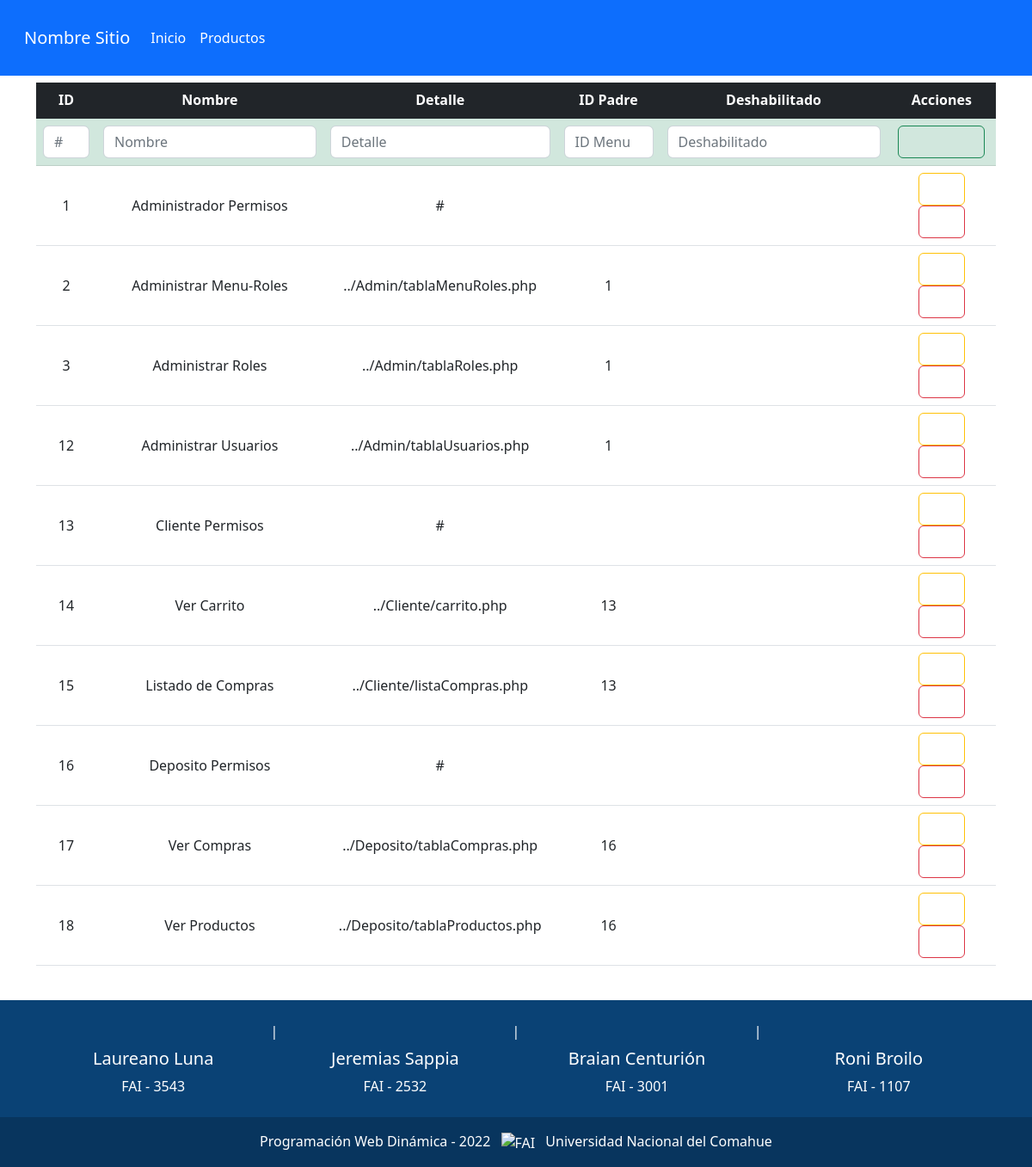
The app's page /Vista/Admin/tablaMenuRoles.php (signed in) with its own data.
### tables this page shows
CREATE TABLE `menu` (
  `idmenu` bigint(20) NOT NULL,
  `menombre` varchar(50) NOT NULL COMMENT 'Nombre del item del menu',
  `medescripcion` varchar(124) NOT NULL COMMENT 'Descripcion mas detallada del item del menu',
  `idpadre` bigint(20) DEFAULT NULL COMMENT 'Referencia al id del menu que es subitem',
  `medeshabilitado` timestamp NULL DEFAULT current_timestamp() COMMENT 'Fecha en la que el menu fue deshabilitado por ultima vez'
);

### Utiles/funciones.php (called while the page is built, shortened)
<?php
spl_autoload_register(function ($clase) {
    $directorys = array(
        $GLOBALS['ROOT'].'Modelo/',
        $GLOBALS['ROOT'].'Modelo/conector/',
        $GLOBALS['ROOT'].'Control/',
    );
});

### Control/Session.php (called while the page is built, shortened)
<?php
class Session
{
    public function __construct()
    {
        if (!session_start()) {
            return false;
        } else {
            return true;
        }
    }
    public function esAdmin()
    {
        $resp = false;
        return $resp;
    }
}

### Modelo/conector/BaseDatos.php (called while the page is built, shortened)
<?php
class BaseDatos extends PDO {
private $conec;
private $indice;
private $resultado;
public function __construct() {
    $this->indice = 0;
    try {
        $this->conec = true;
    } catch (PDOException $error) {
        $this->sql = $error->getMessage();
        $this->conec = false;
    }
}
public function Iniciar() {
    return $this->getConec();
}
public function getConec() {
    return $this->conec;
}
private function setIndice($valor) {
    $this->indice = $valor;
}
private function getIndice() {
    return $this->indice;
}
private function setResultado($valor) {
    $this->resultado = $valor;
}
private function getResultado() {
    return $this->resultado;
}
public function setSQL($error) {
    return "\n" . $this->sql = $error;
}
public function Ejecutar($sql) {
    if (stristr($sql, "select")) {
        $resp =  $this->EjecutarSelect($sql);
    }
    return $resp;
}
private function EjecutarSelect($sql) {
    $cant = -1;
    $resultado = parent::query($sql);
    if (!$resultado) {
        $this->analizarDebug();
    } else {
        $arregloResult = $resultado->fetchAll();
        $cant = count($arregloResult);
    }
    return $cant;
}
public function Registro() {
    $filaActual = false;
    $indiceActual = $this->getIndice();
    if ($indiceActual >= 0) {
        $filas = $this->getResultado();
        if ($indiceActual < count($filas)) {
            $filaActual =  $filas[$indiceActual];
        } else {
            $this->setIndice(-1);
        }
    }
    return $filaActual;
}
}
?>

### Modelo/menu.php (called while the page is built, shortened)
<?php
class menu extends BaseDatos{
private $idmenu;
private $menombre;
private $medescripcion;
public function __construct(){
    $this->idmenu="";
    $this->menombre="";
    $this->medescripcion="";
}
public function cargar(){
    $resp = false;
    $sql="SELECT * FROM menu WHERE idmenu = '".$this->getID()."'";
    if ($this->Iniciar()) {
        $res = $this->Ejecutar($sql);
        if($res>-1){
            if($res>0){
                $row = $this->Registro();
                $padre = new menu();
                $padre->setID($row['idpadre']);
                $padre->cargar();
            }
        }
    } else {
        $this->setMensajeOperacion("menu->listar: ".$this->getError());
    }
    return $resp;
}
public function listar($parametro=""){
    $arreglo = array();
    $sql="SELECT * FROM menu ";
    if ($parametro!="") {
        $sql.= "WHERE ".$parametro;
    }
    $res = $this->Ejecutar($sql);
    if($res>-1){
        if($res>0){
            while ($row = $this->Registro()){
                $padre= new menu();
                $padre->setID($row['idpadre']);
                $padre->cargar();
                $padre->setear($row['idmenu'], $row['menombre'], $row['medescripcion'], $padre, $row['medeshabilitado']);
                array_push($arreglo, $padre);
            }
        }
    } else {
        $this->setMensajeOperacion("menu->listar: ".$this->getError());
    }
    return $arreglo;
}
public function getID()
{
return $this->idmenu;
}
public function setID($idmenu)
{
$this->idmenu = $idmenu;
return $this;
}
public function getMeNombre()
{
return $this->menombre;
}
public function setMeNombre($menombre)
{
$this->menombre = $menombre;
return $this;
}
public function getMeDescripcion()
{
return $this->medescripcion;
}
public function setMeDescripcion($medescripcion)
{
$this->medescripcion = $medescripcion;
return $this;
}
public function setObjMenuPadre($newObjMenuPadre)
{
return $this;
}
public function setMeDeshabilitado($medeshabilitado)
{
return $this;
}
}

### Control/abmMenu.php (called while the page is built, shortened)
<?php
class abmMenu
{
    public function buscar($param)
    {
        $where = " true ";
        if ($param <> null) {
            if (isset($param['idpadre'])) {
                $where .= " and idpadre ='" . $param['idpadre'] . "'";
            }
        }
        $objMenu = new menu();
        $arreglo = $objMenu->listar($where);
        return $arreglo;
    }
    public function tieneHijos($idPadre)
    {
        $idArreglo = ['idpadre' => $idPadre];
        $arreglo = $this->buscar($idArreglo);
        $retorno = null;
        if (count($arreglo) <> 0) {
            $retorno = $arreglo;
        }
        return $retorno;
    }
}

### Vista/Admin/tablaMenuRoles.php (the view, shortened to what this page needs)
<?php
include_once '../Estructura/cabecera.php';
if ($sesion->esAdmin()) {
    $mensaje = "No tiene permiso de administrador para acceder a este sitio.";
    echo "<script> window.location.href='../Home/index.php?mensaje=" . urlencode($mensaje) . "'</script>";
} else {
    $obj_ABM_Menu = new abmMenu();
    $arrayMenu = $obj_ABM_Menu->buscar(null);
    if (count($arrayMenu) > 0) { ?>
        <div class="container my-2">
            <div class="table-responsive">
                <table class="table table-hover caption-top align-middle text-center" id="tablaMenu">
                    <thead class="table-dark">
                        <tr>
                            <th width="70">ID</th>
                            <th>Nombre</th>
                            <th>Detalle</th>
                            <th width="120">ID Padre</th>
                            <th>Deshabilitado</th>
                            <th>Acciones</th>
                        </tr>
                    </thead>
                    <tbody class="table-group-divider">
                        <tr class="table-success">
                            <td><input class="form-control" type="number" placeholder="#" readonly></td>
                            <td><input class="form-control" type="text" placeholder="Nombre"></td>
                            <td><input class="form-control" type="text" placeholder="Detalle"></td>
                            <td><input class="form-control" type="number" min=0 placeholder="ID Menu Padre"></td>
                            <td><input class="form-control" type="text" placeholder="Deshabilitado" onlyread></td>
                            <td colspan="2"><a href="#" class="agregar"><button class="btn btn-outline-success col-11"><i class="fa-solid fa-folder-plus"></i></button></a></td>
                        </tr>
                        <?php
                        foreach ($arrayMenu as $objMenu) {
                            if ($objMenu->getMeDescripcion() === "#") { ?>
                                <tr>
                                    <td><?php echo $objMenu->getID() ?></td>
                                    <td><?php echo $objMenu->getMeNombre() ?></td>
                                    <td><?php echo $objMenu->getMeDescripcion() ?></td>
                                    <td><?php echo "" ?></td>
                                    <td><?php echo $objMenu->getMeDeshabilitado() ?></td>
                                    <td>
                                        <a href="#" class="editar"><button class="btn btn-outline-warning"><i class="fa-solid fa-file-pen mx-2"></i></button></a>
                                        <a href="#" class="eliminar"><button class="btn btn-outline-danger"><i class="fa-solid fa-trash mx-2"></i></button></a>
                                    </td>
                                </tr>
                                <?php }
                            $objHijos_Menu = $obj_ABM_Menu->tieneHijos($objMenu->getID());
                            if ($objHijos_Menu <> null) {
                                foreach ($objHijos_Menu as $value) { ?>
                                    <tr>
                                        <td><?php echo $value->getID() ?></td>
                                        <td><?php echo $value->getMeNombre() ?></td>
                                        <td><?php echo $value->getMeDescripcion() ?></td>
                                        <td><?php echo $objMenu->getID() ?></td>
                                        <td><?php echo $value->getMeDeshabilitado() ?></td>
                                        <td>
                                            <a href="#" class="editar"><button class="btn btn-outline-warning"><i class="fa-solid fa-file-pen mx-2"></i></button></a>
                                            <a href="#" class="eliminar"><button class="btn btn-outline-danger"><i class="fa-solid fa-trash mx-2"></i></button></a>
                                        </td>
                                    </tr>
                        <?php
                                }
                            } else {
                            }
                        }
                        ?>
                    </tbody>
                </table>
            </div>
        </div>
<?php  }
}
include_once '../Estructura/pie.php'; ?>

### records on screen
menu: idmenu "1", menombre "Administrador Permisos", medescripcion "#"
menu: idmenu "2", menombre "Administrar Menu-Roles", medescripcion "../Admin/tablaMenuRoles.php", idpadre.idmenu "1"
menu: idmenu "3", menombre "Administrar Roles", medescripcion "../Admin/tablaRoles.php", idpadre.idmenu "1"
menu: idmenu "12", menombre "Administrar Usuarios", medescripcion "../Admin/tablaUsuarios.php", idpadre.idmenu "1"
menu: idmenu "13", menombre "Cliente Permisos", medescripcion "#"
menu: idmenu "14", menombre "Ver Carrito", medescripcion "../Cliente/carrito.php", idpadre.idmenu "13"
menu: idmenu "15", menombre "Listado de Compras", medescripcion "../Cliente/listaCompras.php", idpadre.idmenu "13"
menu: idmenu "16", menombre "Deposito Permisos", medescripcion "#"
menu: idmenu "17", menombre "Ver Compras", medescripcion "../Deposito/tablaCompras.php", idpadre.idmenu "16"
menu: idmenu "18", menombre "Ver Productos", medescripcion "../Deposito/tablaProductos.php", idpadre.idmenu "16"
